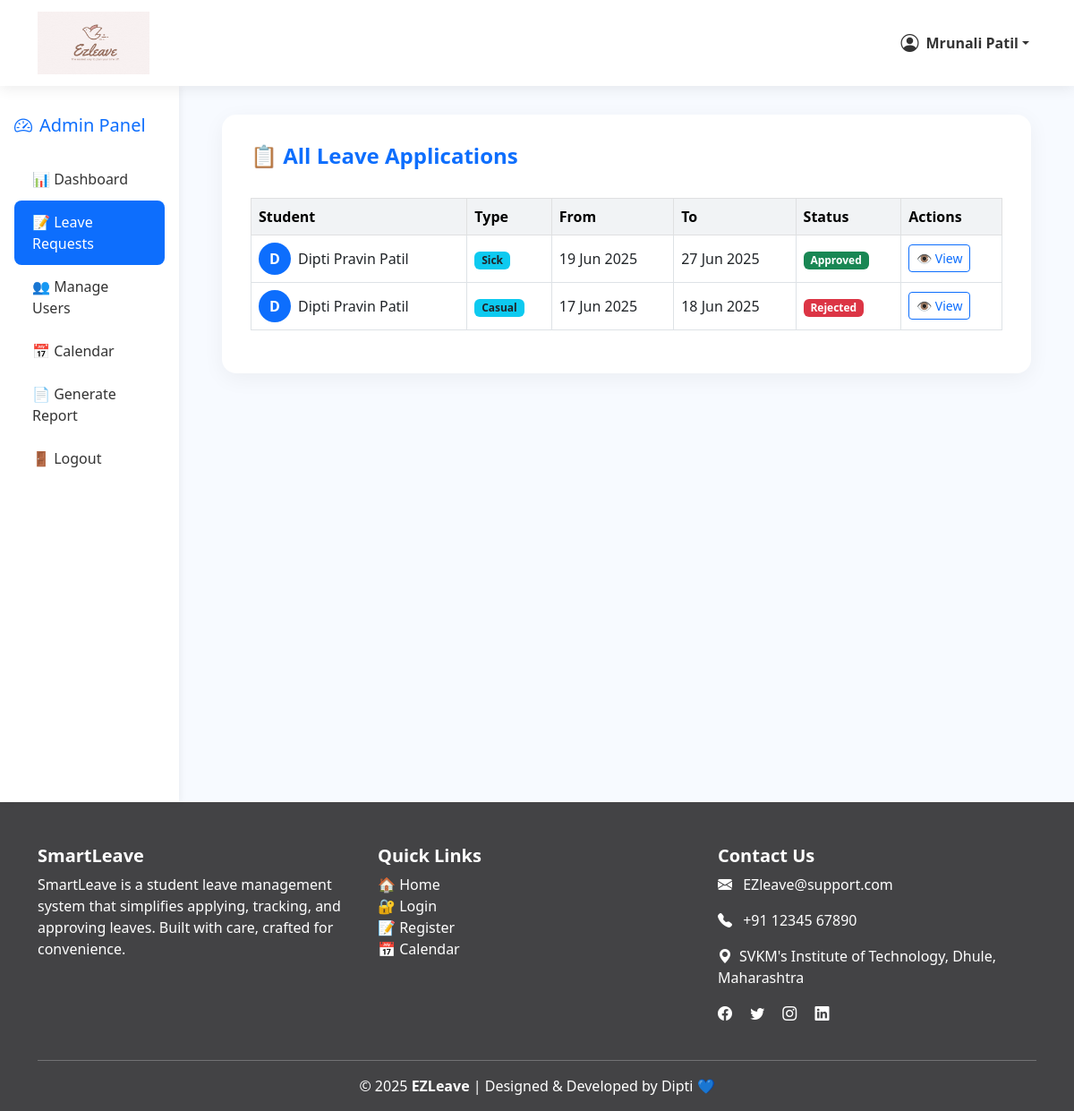
Screenshot of /admin/leave_requests.php (signed in) with the database file from the repository.
### tables this page shows
CREATE TABLE `leave_requests` (
  `id` int(11) NOT NULL,
  `student_id` int(11) DEFAULT NULL,
  `type` enum('sick','casual','exam') NOT NULL,
  `from_date` date NOT NULL,
  `to_date` date NOT NULL,
  `reason` text DEFAULT NULL,
  `document` varchar(255) DEFAULT NULL,
  `status` enum('Pending','Approved','Rejected') DEFAULT 'Pending',
  `remarks` text DEFAULT NULL,
  `created_at` timestamp NOT NULL DEFAULT current_timestamp()
);

CREATE TABLE `users` (
  `id` int(11) NOT NULL,
  `username` varchar(100) NOT NULL,
  `email` varchar(100) NOT NULL,
  `password` varchar(255) NOT NULL,
  `role` enum('student','faculty','admin') NOT NULL DEFAULT 'student',
  `dept` varchar(50) DEFAULT NULL,
  `year` int(11) DEFAULT NULL,
  `reset_token` varchar(255) DEFAULT NULL,
  `created_at` timestamp NOT NULL DEFAULT current_timestamp()
);

### admin/leave_requests.php (the view, shortened to what this page needs)
<?php
include '../common/db.php';
include '../common/header.php';
$requests = $conn->query("SELECT l.*, u.username FROM leave_requests l JOIN users u ON l.student_id = u.id ORDER BY created_at DESC");
?>
<div class="page-wrapper">
<nav class="col-md-3 col-lg-2 sidebar d-none d-md-block">
      <h5 class="text-primary px-3"><i class="bi bi-speedometer2 me-2"></i>Admin Panel</h5>
      <ul class="nav flex-column mt-4 px-3">
        <li class="nav-item">
          <a class="nav-link" href="dashboard.php">📊 Dashboard</a>
        </li>
        <li class="nav-item">
          <a class="nav-link active" href="leave_requests.php">📝 Leave Requests</a>
        </li>
        <li class="nav-item">
          <a class="nav-link" href="user.php">👥 Manage Users</a>
        </li>
        <li class="nav-item">
          <a class="nav-link" href="calendar.php">📅 Calendar</a>
        </li>
        <li class="nav-item">
          <a class="nav-link" href="generate_report.php">📄 Generate Report</a>
        </li>
        <li class="nav-item">
          <a class="nav-link text-danger" href="../logout.php">🚪 Logout</a>
        </li>
      </ul>
    </nav>
  <div class="main-content">
    <div class="card-glass">
      <div class="d-flex justify-content-between align-items-center mb-4">
        <h4 class="fw-bold text-primary">📋 All Leave Applications</h4>
      </div>
      <div class="table-responsive">
        <table class="table align-middle table-bordered">
          <thead class="table-light">
            <tr>
              <th>Student</th>
              <th>Type</th>
              <th>From</th>
              <th>To</th>
              <th>Status</th>
              <th>Actions</th>
            </tr>
          </thead>
          <tbody>
          <?php while ($row = $requests->fetch_assoc()): ?>
            <tr>
              <td>
                <div class="d-flex align-items-center">
                  <div class="avatar-circle"><?= strtoupper(substr($row['username'], 0, 1)) ?></div>
                  <?= htmlspecialchars($row['username']) ?>
                </div>
              </td>
              <td><span class="badge bg-info text-dark"><?= ucfirst($row['type']) ?></span></td>
              <td><?= date("d M Y", strtotime($row['from_date'])) ?></td>
              <td><?= date("d M Y", strtotime($row['to_date'])) ?></td>
              <td>
                <span class="badge bg-<?=
                  $row['status'] === 'Approved' ? 'success' :
                  ($row['status'] === 'Rejected' ? 'danger' : 'warning') ?>">
                  <?= $row['status'] ?>
                </span>
              </td>
              <td>
                <a href="view_leave.php?id=<?= $row['id'] ?>" class="btn btn-sm btn-outline-primary">👁 View</a>
              </td>
            </tr>
          <?php endwhile; ?>
          </tbody>
        </table>
      </div>
    </div>
  </div>
</div>
<?php include '../common/footer.php'; ?>

### common/header.php (style rules this page uses)
.nav-link { font-weight: 600; color: #333 !important; padding: 10px 15px; border-radius: 6px; transition: background 0.3s, color 0.3s; }
.nav-link:hover, .nav-link.active { background-color: #f0f4ff; color: #0d6efd !important; }

### admin/leave_requests.php (style rules this page uses)
body { background: #f7faff; }
.page-wrapper { display: flex; }
.sidebar { height: 100vh; position: sticky; top: 0; background-color: #fff; box-shadow: 2px 0 8px rgba(0, 0, 0, 0.05); padding-top: 2rem; }
.sidebar .nav-link { font-weight: 500; padding: 12px 20px; color: #333; border-radius: 8px; transition: background 0.3s ease; }
.sidebar .nav-link:hover, .sidebar .nav-link.active { background-color: #0d6efd; color: #fff !important; }
.main-content { flex: 1; padding: 2rem 3rem; }
.card-glass { background: white; border-radius: 16px; padding: 2rem; box-shadow: 0 6px 24px rgba(0,0,0,0.05); transition: 0.3s ease; }
.table thead th { position: sticky; top: 0; background: #f1f3f5; z-index: 1; }
.avatar-circle { width: 36px; height: 36px; background-color: #0d6efd; color: #fff; border-radius: 50%; display: inline-flex; align-items: center; justify-content: center; font-weight: 600; margin-right: 8px; }

### rows the page displays
leave_requests: student.username "D", student.username "Dipti Pravin Patil", type "Sick", from_date "19 Jun 2025", to_date "27 Jun 2025", status "Approved"
leave_requests: student.username "D", student.username "Dipti Pravin Patil", type "Casual", from_date "17 Jun 2025", to_date "18 Jun 2025", status "Rejected"

### other values shown
$_SESSION['username'] "Mrunali Patil"
